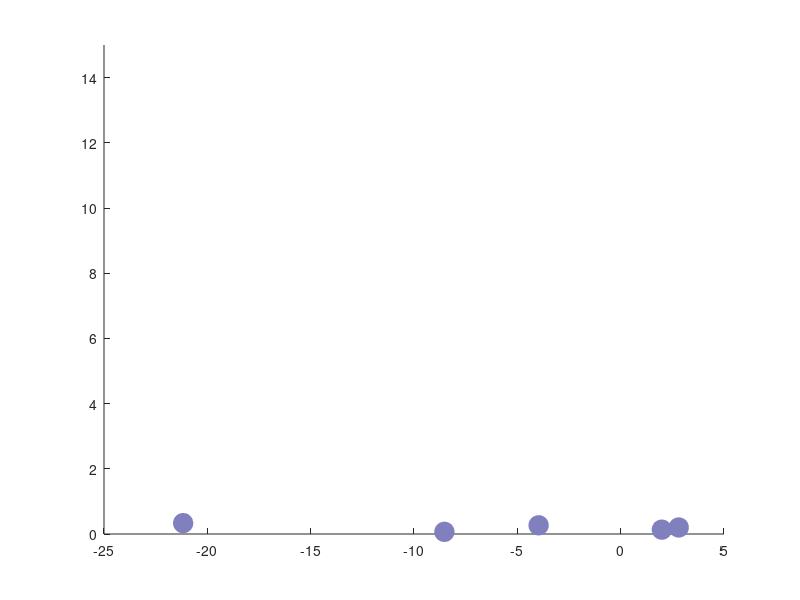

This figure's MATLAB source: (Note: this script raises an error after producing the figure.)
ylabs={'ERF (W m^{-2})'};
period_lab = 'No orography runs';
msize = 14;
fsize_text = 18;

bar_cols = {[0.5 0.5 0.75],[0.75 0.75 1.0],[0 0 1],[0 1 0],[0 1 1],[0 0 0],[1 0 1],[1 0 0],[0.75 0.5 0.5],[1.0 0.75 0.75]};

clear ytick_labs




iagu=0; %Simplified plot showing only the HADGEM and DAMIP values.
isimplified=1;

hf=figure;
set(gcf,'position',[1          26        1200         574]);
set(gcf,'color','w');
set(gca,'ylim',[0 15]); %Need to do this since errobarYY plots as a fraction of the xlim at the time of plotting...
hold on
%set(gcf,'position',[3         297        1256         422]);

x=0;
i=0;
j=1;
k=1;
clear xx section_width gap big_section_break
gap{j}=0; section_width{j}=0;
big_section_break=[];

fac=1.6; %factor to scale the gaps by



%% ERFs

ngaps = 6; %No. bars + 1
j=j+1; section_width{j} = fac * 0.25; gap{j} = section_width{j}/ngaps;


i=i+1;
x = x + gap{j-1} + gap{j}; xx(i)=x;
val = -8.53; uncer=0;
plot(val,x,'o','color',bar_cols{1},'markerfacecolor',bar_cols{1},'markersize',msize);
%herr=errorbarYY('horiz',val,x,uncer,gca,bar_cols{1},'o',3,0.005);
ytick_labs{i}='ERF_{Nd}';

i=i+1;
x = x + gap{j-1} + gap{j}; xx(i)=x;
val = 1.99; uncer=0;
plot(val,x,'o','color',bar_cols{1},'markerfacecolor',bar_cols{1},'markersize',msize);
%herr=errorbarYY('horiz',val,x,uncer,gca,bar_cols{1},'o',3,0.005);
ytick_labs{i}='ERF_{cloud fraction}';


i=i+1;
x = x + gap{j-1} + gap{j}; xx(i)=x;
val = 2.81; uncer=0;
plot(val,x,'o','color',bar_cols{1},'markerfacecolor',bar_cols{1},'markersize',msize);
%herr=errorbarYY('horiz',val,x,uncer,gca,bar_cols{1},'o',3,0.005);
ytick_labs{i}='ERF_{LWPic}';

i=i+1;
x = x + gap{j-1} + gap{j}; xx(i)=x;
val = -3.97; uncer=0;
plot(val,x,'o','color',bar_cols{1},'markerfacecolor',bar_cols{1},'markersize',msize);
%herr=errorbarYY('horiz',val,x,uncer,gca,bar_cols{1},'o',3,0.005);
ytick_labs{i}='ERF_{ACI}';

i=i+1;
x = x + gap{j-1} + gap{j}; xx(i)=x;
val = -21.17; uncer=0;
plot(val,x,'o','color',bar_cols{1},'markerfacecolor',bar_cols{1},'markersize',msize);
%herr=errorbarYY('horiz',val,x,uncer,gca,bar_cols{1},'o',3,0.005);
ytick_labs{i}='ERF_{ARI}';


%% Tidy plot
Hawaii_ERF_bar_plot_horiz_TIDY

savename=[savedir_date  stacked_bar_or_error_bars '_PLOT_DAMIP_Region4_' var_str_tab ' ' land_ocean '_Period' period_str];
%savename=[savedir_date titlenam ' ' ens_str '_1850_start'];
clear opts
%        opts.iplot_png=1;
opts.iplot_eps=1;

savename_out = saveas_ps_fig_emf(gcf,[savename],'',0,0,0,'',[],0,opts)

%% END FIG

%% New figure


clear ytick_labs
fsize_text = 14;

iagu=0; %Simplified plot showing only the HADGEM and DAMIP values.
isimplified=1;

hf=figure;
set(gcf,'position',[1          26        1200         574]);
set(gcf,'color','w');
set(gca,'ylim',[0 15]); %Need to do this since errobarYY plots as a fraction of the xlim at the time of plotting...
hold on
%set(gcf,'position',[3         297        1256         422]);

clear xx section_width gap big_section_break
x=0;
i=0;
j=2; gap{1}=0;
k=1;
gap{j}=0; section_width{j}=0;
big_section_break=[];

fac=1.6; %factor to scale the gaps by


if iagu==0
    
    %% Full minus DAMIP-hist-aer section (alternative method for calculating aerosol effects).
    %Aerosol section - 5 bar, 6 gaps
    switch vars{ivar}
        case 'SW'
            ngaps = 8; %No. bars + 1
            j=j+1; section_width{j} = fac * 1.0; gap{j} = section_width{j}/ngaps;
        otherwise
            ngaps = 2; %No. bars + 1
            j=j+1; section_width{j} = fac * 0.25; gap{j} = section_width{j}/ngaps;
    end
    
    
    %Bars within section
    i=i+1;
    x=x+gap{j-1} + gap{j}; xx(i)=x;
    val = aer2; uncer=aer2_un;
    plot(val,x,'o','color',bar_cols{4},'markerfacecolor',bar_cols{4},'linewidth',1);
    herr=errorbarYY('horiz',val,x,uncer,gca,bar_cols{4},'o',3,0.005);
    ytick_labs{i}='Proxy Aerosol';
    
    
    switch vars{ivar}
        case 'SW'
            i=i+1;
            x=x+gap{j}; xx(i)=x;
            val = local_indirect2; uncer=0;
            plot(val,x,'s','color',bar_cols{1},'markerfacecolor',bar_cols{2});
            %herr=errorbarYY('horiz',val,x,uncer,gca,'b','o',3,0.005);
            ytick_labs{i}='ACI Forcing';
            
            i=i+1;
            x=x+gap{j}; xx(i)=x;
            val = local_direct2; uncer=0;
            plot(val,x,'^','color',bar_cols{1},'markerfacecolor',bar_cols{2});
            %herr=errorbarYY('horiz',val,x,uncer,gca,'b','o',3,0.005);
            ytick_labs{i}='ARI Forcing';
            
            i=i+1;
            x=x+gap{j}; xx(i)=x;
            val = local_indirect2+local_direct2; uncer=0;
            plot(val,x,'o','color',bar_cols{1},'markerfacecolor',bar_cols{2},'markersize',12);
            %herr=errorbarYY('horiz',val,x,uncer,gca,'b','o',3,0.005);
            ytick_labs{i}='ACI+ARI Forcing';
            
            i=i+1;
            x=x+gap{j}; xx(i)=x;
            val = non_local2; uncer=0;
            plot(val,x,'o','color',bar_cols{1},'markerfacecolor',bar_cols{5});
            %herr=errorbarYY('horiz',val,x,uncer,gca,'b','o',3,0.005);
            ytick_labs{i}='Aerosol Feedback';
            
            i=i+1;
            x=x+gap{j}; xx(i)=x;
            val = feedback_estimate_aer2; uncer=0;
            plot(val,x,'s','color',bar_cols{1},'markerfacecolor',bar_cols{5});
            %herr=errorbarYY('horiz',val,x,uncer,gca,'b','o',3,0.005);
            ytick_labs{i}='Aerosol Feedback from \DeltaT';
            
            i=i+1;
            x=x+gap{j}; xx(i)=x;
            val = local_indirect2+local_direct2 + feedback_estimate_aer2; uncer=0;
            plot(val,x,'o','color',bar_cols{1},'markerfacecolor',bar_cols{10});
            %herr=errorbarYY('horiz',val,x,uncer,gca,'b','o',3,0.005);
            ytick_labs{i}='Aerosol Forcing + Feedback';
            
            ngaps = 2; %No. bars + 1
            j=j+1; section_width{j} = fac * 0.25; gap{j} = section_width{j}/ngaps;
            i=i+1;
            x=x + gap{j-1} + gap{j}; xx(i)=x;
            val = ghg + feedback_estimate_aer2; uncer=ghg_un;
            plot(val,x,'o','color',bar_cols{1},'markerfacecolor',bar_cols{9});
            %herr=errorbarYY('horiz',val,x,uncer,gca,bar_cols{1},'o',3,0.005);
            ytick_labs{i}='Proxy Aerosol Feedback + GHG';
            
            
            if isimplified==0 %Don't plot this if want a streamlined plot
                % Aerosol trend where do full trend minus GHG trend (aer3)
                ngaps = 2; %No. bars + 1
                j=j+1; section_width{j} = fac * 0.25; gap{j} = section_width{j}/ngaps;
                i=i+1;
                x=x + gap{j-1} + gap{j}; xx(i)=x;
                val = aer3; uncer=aer3_un;
                plot(val,x,'o','color',bar_cols{4},'markerfacecolor',bar_cols{4});
                herr=errorbarYY('horiz',val,x,uncer,gca,bar_cols{4},'o',3,0.005);
                ytick_labs{i}='DAMIP Aerosol Proxy';
            end
            
            ngaps = 2; %No. bars + 1
            j=j+1; section_width{j} = fac * 0.25; gap{j} = section_width{j}/ngaps;
            %Bars within section
            i=i+1;
            x=x+gap{j-1}+gap{j}; xx(i)=x;
            val = ghg + local_indirect2+local_direct2 + feedback_estimate_aer2; uncer=ghg_un;
            icol=10;
            plot(val,x,'o','color',bar_cols{icol},'markerfacecolor',bar_cols{icol});
            herr=errorbarYY('horiz',val,x,uncer,gca,bar_cols{icol},'o',3,0.005);
            ytick_labs{i}='Proxy Aerosol Forcing+Feedback+GHG';
                        
            
    end
    
end

% No point plotting this one since it is the same as the previous since the
% dT from the aerosol proxy is the difference between the full run and the
% GHG run.
% ngaps = 2; %No. bars + 1
% j=j+1; section_width{j} = fac * 0.25; gap{j} = section_width{j}/ngaps;
% %Bars within section
% i=i+1;
% x=x+gap{j-1}+gap{j}; xx(i)=x;
% val = local_indirect2+local_direct2 + feedback_estimate_all; uncer=0;
% icol=10;
% plot(val,x,'o','color',bar_cols{icol},'markerfacecolor',bar_cols{icol});
% %herr=errorbarYY('horiz',val,x,uncer,gca,bar_cols{icol},'o',3,0.005);
% ytick_labs{i}='Proxy Aerosol Forcing+All-emissions Feedback from \DeltaT';


% Net using aer2
ngaps = 2; %No. bars + 1
j=j+1; section_width{j} = fac * 0.25; gap{j} = section_width{j}/ngaps;
i=i+1;
x=x + gap{j-1} + gap{j}; xx(i)=x;
val = net2; uncer=net2_un;
plot(val,x,'o','color',bar_cols{7},'markerfacecolor',bar_cols{7});
herr=errorbarYY('horiz',val,x,uncer,gca,bar_cols{7},'o',3,0.005);
ytick_labs{i}='Proxy Net (GHG+Natural+Proxy Aerosols)';

% HADGEM section
ngaps = 2; %No. bars + 1
j=j+1; section_width{j} = fac * 0.25; gap{j} = section_width{j}/ngaps;
%Bars within section
i=i+1;
x=x+gap{j-1}+gap{j}; xx(i)=x;
val = had; uncer=had_un;
plot(val,x,'o','color',bar_cols{3},'markerfacecolor',bar_cols{3});
herr=errorbarYY('horiz',val,x,uncer,gca,bar_cols{3},'o',3,0.005);
ytick_labs{i}='All emissions (HADGEM model)';

 

%% Tidy and save plot
SW_paper_dSW_plot_horiz_TIDY

savename=[savedir_date  stacked_bar_or_error_bars '_PLOT_Proxy_Region4_' var_str_tab ' ' land_ocean '_Period' period_str];
%savename=[savedir_date titlenam ' ' ens_str '_1850_start'];
clear opts
%        opts.iplot_png=1;
opts.iplot_eps=1;

savename_out = saveas_ps_fig_emf(gcf,[savename],'',0,0,0,'',[],0,opts)

%% New figure - UKESM / AerCheMIP


clear ytick_labs
fsize_text = 14;

iagu=0; %Simplified plot showing only the HADGEM and DAMIP values.
isimplified=1;

hf=figure;
set(gcf,'position',[1          26        1200         574]);
set(gcf,'color','w');
set(gca,'ylim',[0 15]); %Need to do this since errobarYY plots as a fraction of the xlim at the time of plotting...
hold on
%set(gcf,'position',[3         297        1256         422]);

clear xx section_width gap big_section_break
x=0;
i=0;
j=2; gap{1}=0;
k=1;
gap{j}=0; section_width{j}=0;
big_section_break=[];

fac=1.6; %factor to scale the gaps by


if iagu==0
    
   
    
    % % Test for a gap
    % ngaps = 2; %No. bars + 1
    % j=j+1; section_width{j} = fac * 0.25; gap{j} = section_width{j}/ngaps;
    % i=i+1;
    % x=x + gap{j-1} + gap{j}; xx(i)=x;
    % %val = net2; uncer=net2_un;
    % %plot(val,x,'o','color',bar_cols{7},'markerfacecolor',bar_cols{7});
    % %herr=errorbarYY('horiz',val,x,uncer,gca,bar_cols{7},'o',3,0.005);
    % ytick_labs{i}='';
    
    
    
    
    %% UKESM (AerChemMIP) section
    big_section_break(k) = x+gap{j-1}; k=k+1;
    % Aerosol (AerChemMIP) section
    ngaps = 2; %No. bars + 1
    j=j+1; section_width{j} = fac * 0.25; gap{j} = section_width{j}/ngaps;
    %Bars within section
    i=i+1;
    x=x+gap{j-1}+gap{j}; xx(i)=x;
    val = AerChemGHG; uncer=AerChemGHG_un;
    plot(val,x,'o','color',bar_cols{1},'markerfacecolor',bar_cols{1});
    herr=errorbarYY('horiz',val,x,uncer,gca,bar_cols{1},'o',3,0.005);
    ytick_labs{i}='AerChemMIP Greenhouse';
    
    % % Aerosol (AerChemMIP) section
    % ngaps = 2; %No. bars + 1
    % j=j+1; section_width{j} = fac * 0.25; gap{j} = section_width{j}/ngaps;
    % %Bars within section
    % i=i+1;
    % x=x+gap{j-1}+gap{j}; xx(i)=x;
    % val = AerChemAerosol; uncer=AerChemAerosol_un;
    % plot(val,x,'o','color',bar_cols{4},'markerfacecolor',bar_cols{4});
    % herr=errorbarYY('horiz',val,x,uncer,gca,bar_cols{4},'o',3,0.005);
    % ytick_labs{i}='Aerosol AerChemMIP';
    
    
    
    
    %% Aerosol section - N bars, N+1 gaps
    switch vars{ivar}
        case 'SW'
            ngaps = 8; %No. bars + 1
            j=j+1; section_width{j} = fac * 1; gap{j} = section_width{j}/ngaps;
        otherwise
            ngaps = 2; %No. bars + 1
            j=j+1; section_width{j} = fac * 0.25; gap{j} = section_width{j}/ngaps;
    end
    
    %Bars within section
    i=i+1;
    x=x+gap{j-1} + gap{j}; xx(i)=x;
    val = AerChemAerosol; uncer=AerChemAerosol_un;
    plot(val,x,'o','color',bar_cols{4},'markerfacecolor',bar_cols{4},'linewidth',1);
    herr=errorbarYY('horiz',val,x,uncer,gca,bar_cols{4},'o',3,0.005);
    ytick_labs{i}='AerChemMIP Aerosol';
    
    switch vars{ivar}
        case 'SW'
            
            i=i+1;
            x=x+gap{j}; xx(i)=x;
            val = ukesm_local_indirect; uncer=0;
            plot(val,x,'s','color',bar_cols{1},'markerfacecolor',bar_cols{2});
            %herr=errorbarYY('horiz',val,x,uncer,gca,'b','o',3,0.005);
            ytick_labs{i}='ACI Forcing';
            
            i=i+1;
            x=x+gap{j}; xx(i)=x;
            val = ukesm_local_direct; uncer=0;
            plot(val,x,'^','color',bar_cols{1},'markerfacecolor',bar_cols{2});
            %herr=errorbarYY('horiz',val,x,uncer,gca,'b','o',3,0.005);
            ytick_labs{i}='ARI Forcing';
            
            i=i+1;
            x=x+gap{j}; xx(i)=x;
            val = ukesm_local_indirect + ukesm_local_direct; uncer=0;
            plot(val,x,'o','color',bar_cols{1},'markerfacecolor',bar_cols{2},'markersize',12);
            %herr=errorbarYY('horiz',val,x,uncer,gca,'b','o',3,0.005);
            ytick_labs{i}='ACI+ARI Forcing';
            
            i=i+1;
            x=x+gap{j}; xx(i)=x;
            val = ukesm_non_local; uncer=0;
            plot(val,x,'o','color',bar_cols{1},'markerfacecolor',bar_cols{5});
            %herr=errorbarYY('horiz',val,x,uncer,gca,'b','o',3,0.005);
            ytick_labs{i}='Aerosol Feedback';
            
            i=i+1;
            x=x+gap{j}; xx(i)=x;
            val = feedback_estimate_AerChemAerosol; uncer=0;
            plot(val,x,'s','color',bar_cols{1},'markerfacecolor',bar_cols{5});
            %herr=errorbarYY('horiz',val,x,uncer,gca,'b','o',3,0.005);
            ytick_labs{i}='Aerosol Feedback from \DeltaT';
            
            i=i+1;
            x=x+gap{j}; xx(i)=x;
            val = ukesm_local_indirect + ukesm_local_direct + feedback_estimate_AerChemAerosol; uncer=0;
            plot(val,x,'o','color',bar_cols{1},'markerfacecolor',bar_cols{10});
            %herr=errorbarYY('horiz',val,x,uncer,gca,'b','o',3,0.005);
            ytick_labs{i}='Aerosol Forcing + Feedback';
            
            ngaps = 2; %No. bars + 1
            j=j+1; section_width{j} = fac * 0.25; gap{j} = section_width{j}/ngaps;
            i=i+1;
            x=x+gap{j-1}+gap{j}; xx(i)=x;
            val = AerChemGHG + feedback_estimate_AerChemAerosol; uncer=AerChemGHG_un;
            plot(val,x,'o','color',bar_cols{1},'markerfacecolor',bar_cols{9});
            %herr=errorbarYY('horiz',val,x,uncer,gca,'b','o',3,0.005);
            ytick_labs{i}='AerChemMIP Aerosol Feedback + GHG';
            
            % -- end of the aerosol section for UKESM/AerChemMIP
            
            if isimplified==0 %Don't plot this if want a streamlined plot
                % Aerosol (AerChemMIP) diff in trends section
                ngaps = 2; %No. bars + 1
                j=j+1; section_width{j} = fac * 0.25; gap{j} = section_width{j}/ngaps;
                %Bars within section
                i=i+1;
                x=x+gap{j-1}+gap{j}; xx(i)=x;
                val = AerChemAerosol2; uncer=AerChemAerosol2_un;
                plot(val,x,'o','color',bar_cols{4},'markerfacecolor',bar_cols{4});
                herr=errorbarYY('horiz',val,x,uncer,gca,bar_cols{4},'o',3,0.005);
                ytick_labs{i}='Aerosol: UKESM minus piAer trend diff';
            end
            
            ngaps = 2; %No. bars + 1
            j=j+1; section_width{j} = fac * 0.25; gap{j} = section_width{j}/ngaps;
            %Bars within section
            i=i+1;
            x=x+gap{j-1}+gap{j}; xx(i)=x;
            val = AerChemGHG + feedback_estimate_AerChemAerosol + ukesm_local_indirect + ukesm_local_direct; uncer=AerChemGHG_un;
            icol=10;
            plot(val,x,'o','color',bar_cols{icol},'markerfacecolor',bar_cols{icol});
            herr=errorbarYY('horiz',val,x,uncer,gca,bar_cols{icol},'o',3,0.005);
            ytick_labs{i}='AerChemMIP Aerosol Forcing+Feedback + GHG';
            
    end
    
% No point plotting this one since it is the same as the previous since the
% dT from the aerosol proxy is the difference between the full run and the
% GHG run.
%     ngaps = 2; %No. bars + 1
%     j=j+1; section_width{j} = fac * 0.25; gap{j} = section_width{j}/ngaps;
%     %Bars within section
%     i=i+1;
%     x=x+gap{j-1}+gap{j}; xx(i)=x;
%     val = ukesm_local_indirect + ukesm_local_direct + feedback_estimate_AerChem_all; uncer=0;
%     icol=10;
%     plot(val,x,'o','color',bar_cols{icol},'markerfacecolor',bar_cols{icol});
%     %herr=errorbarYY('horiz',val,x,uncer,gca,bar_cols{icol},'o',3,0.005);
%     ytick_labs{i}='Aerosol Forcing+All-emissions Feedback from \DeltaT';

    
    ngaps = 2; %No. bars + 1
    j=j+1; section_width{j} = fac * 0.25; gap{j} = section_width{j}/ngaps;
    %Bars within section
    i=i+1;
    x=x+gap{j-1}+gap{j}; xx(i)=x;
    val = netAerChemMIP; uncer=netAerChemMIP_un;
    icol=7;
    plot(val,x,'o','color',bar_cols{icol},'markerfacecolor',bar_cols{icol});
    herr=errorbarYY('horiz',val,x,uncer,gca,bar_cols{icol},'o',3,0.005);
    ytick_labs{i}='AerChemMIP Net';
    
    
    ngaps = 2; %No. bars + 1
    j=j+1; section_width{j} = fac * 0.25; gap{j} = section_width{j}/ngaps;
    %Bars within section
    i=i+1;
    x=x+gap{j-1}+gap{j}; xx(i)=x;
    val = UKESMAerChemMIP; uncer=UKESMAerChemMIP_un;
    plot(val,x,'o','color',bar_cols{3},'markerfacecolor',bar_cols{3});
    herr=errorbarYY('horiz',val,x,uncer,gca,bar_cols{3},'o',3,0.005);
    ytick_labs{i}='All emissions (UKESM model subset)';
    

    
end

%% Tidy plot
SW_paper_dSW_plot_horiz_TIDY

savename=[savedir_date  stacked_bar_or_error_bars '_PLOT_UKESM_Region4_' var_str_tab ' ' land_ocean '_Period' period_str];
%savename=[savedir_date titlenam ' ' ens_str '_1850_start'];
clear opts
%        opts.iplot_png=1;
opts.iplot_eps=1;

%savename_out = saveas_ps_fig_emf(gcf,[savename],'',0,0,0,'',[],0,opts)
